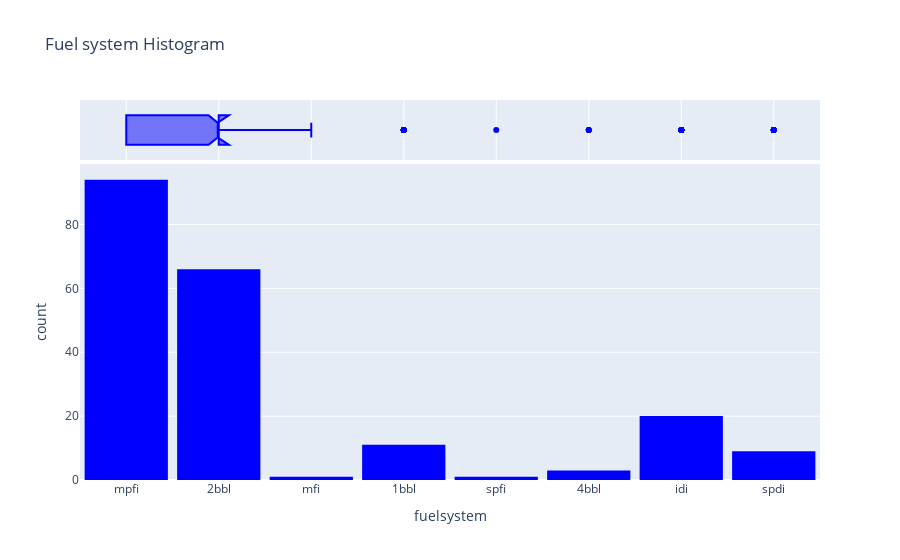

This figure's notebook cell:
### Markdown cell above
### Insights
1. Ohc seems to be dominating the market

### Code cell
#Fuel System Histogram
fig = px.histogram(df_o, 
                   x=df_o.fuelsystem,
                   marginal='box',
                   nbins=47, 
                   title='Fuel system Histogram',
                   color_discrete_sequence=['blue'])
fig.update_layout(bargap=0.1)
fig.show()

### Figure 1 — Plotly figure (JSON) as saved in the notebook; plotly's stock layout.template omitted (floating-point values rounded to 4 significant figures; data arrays with more than 128 entries replaced by an {"elided": "..."} marker saying what was removed)
{"data": [{"alignmentgroup": "True", "bingroup": "x", "hovertemplate": "fuelsystem=%{x}<br>count=%{y}<extra></extra>", "legendgroup": "", "marker": {"color": "blue", "pattern": {"shape": ""}}, "name": "", "nbinsx": 47, "offsetgroup": "", "orientation": "v", "showlegend": false, "type": "histogram", "x": {"elided": "205 str values"}, "xaxis": "x", "yaxis": "y"}, {"alignmentgroup": "True", "hovertemplate": "fuelsystem=%{x}<extra></extra>", "legendgroup": "", "marker": {"color": "blue"}, "name": "", "notched": true, "offsetgroup": "", "showlegend": false, "type": "box", "x": {"elided": "205 str values"}, "xaxis": "x2", "yaxis": "y2"}], "layout": {"bargap": 0.1, "barmode": "relative", "legend": {"tracegroupgap": 0}, "title": {"text": "Fuel system Histogram"}, "xaxis": {"anchor": "y", "domain": [0, 1], "title": {"text": "fuelsystem"}}, "xaxis2": {"anchor": "y2", "domain": [0, 1], "matches": "x", "showgrid": true, "showticklabels": false}, "yaxis": {"anchor": "x", "domain": [0, 0.8316], "title": {"text": "count"}}, "yaxis2": {"anchor": "x2", "domain": [0.8416, 1], "matches": "y2", "showgrid": false, "showline": false, "showticklabels": false, "ticks": ""}}}
